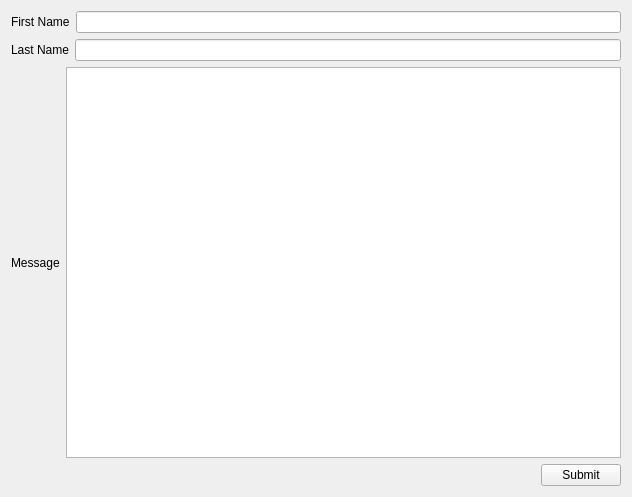
<?xml version="1.0" encoding="UTF-8"?>
<ui version="4.0">
 <class>Widget</class>
 <widget class="QWidget" name="Widget">
  <property name="geometry">
   <rect>
    <x>0</x>
    <y>0</y>
    <width>632</width>
    <height>497</height>
   </rect>
  </property>
  <property name="windowTitle">
   <string>Widget</string>
  </property>
  <layout class="QVBoxLayout" name="verticalLayout">
   <item>
    <layout class="QHBoxLayout" name="horizontalLayout">
     <item>
      <widget class="QLabel" name="label">
       <property name="text">
        <string>First Name</string>
       </property>
      </widget>
     </item>
     <item>
      <widget class="QLineEdit" name="firstNameLineEdit"/>
     </item>
    </layout>
   </item>
   <item>
    <layout class="QHBoxLayout" name="horizontalLayout_2">
     <item>
      <widget class="QLabel" name="label_3">
       <property name="text">
        <string>Last Name</string>
       </property>
      </widget>
     </item>
     <item>
      <widget class="QLineEdit" name="lastNameLineEdit"/>
     </item>
    </layout>
   </item>
   <item>
    <layout class="QHBoxLayout" name="horizontalLayout_3">
     <item>
      <widget class="QLabel" name="label_2">
       <property name="text">
        <string>Message</string>
       </property>
      </widget>
     </item>
     <item>
      <widget class="QTextEdit" name="messageTextEdit"/>
     </item>
    </layout>
   </item>
   <item>
    <layout class="QHBoxLayout" name="horizontalLayout_4">
     <item>
      <spacer name="horizontalSpacer">
       <property name="orientation">
        <enum>Qt::Horizontal</enum>
       </property>
       <property name="sizeHint" stdset="0">
        <size>
         <width>40</width>
         <height>20</height>
        </size>
       </property>
      </spacer>
     </item>
     <item>
      <widget class="QPushButton" name="pushButton">
       <property name="text">
        <string>Submit</string>
       </property>
      </widget>
     </item>
    </layout>
   </item>
  </layout>
 </widget>
 <layoutdefault spacing="6" margin="11"/>
 <resources/>
 <connections/>
</ui>
